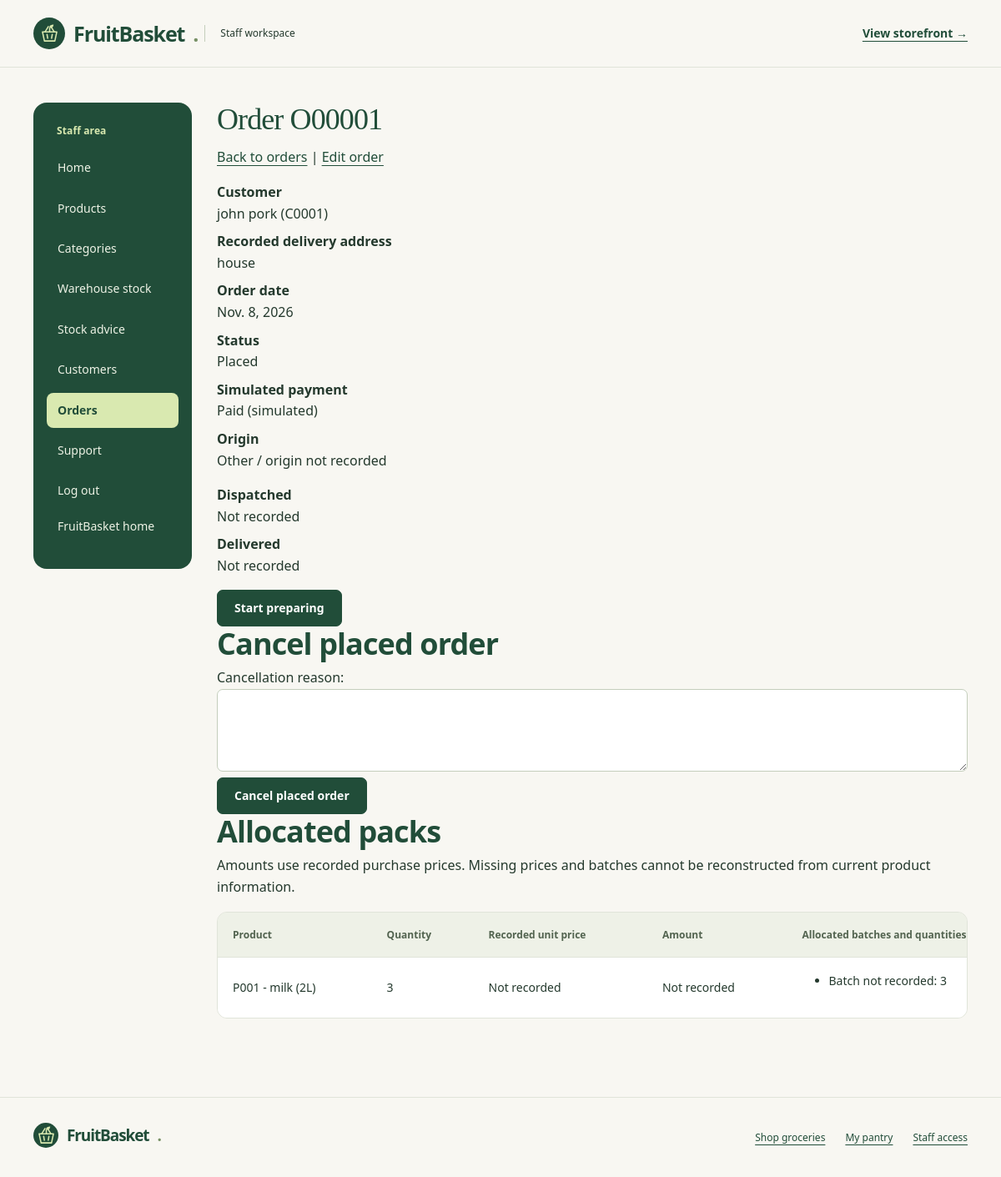
/adminpanel/orders/O00001/ (signed in), run on the app's committed database.
### adminpanel/models.py (models this page shows, shortened)
class Orders(models.Model):
    STATUS = [
        ('placed', 'Placed'),
        ('preparing', 'Preparing'),
        ('dispatched', 'Dispatched'),
        ('delivered', 'Delivered'),
        ('cancelled', 'Cancelled')
    ]
    PAYMENT = [
        ('paid', 'Paid (simulated)'),
        ('refunded', 'Refunded (simulated)')
    ]
    Oid = models.CharField(max_length=6, primary_key=True)
    Odate = models.DateField()
    Oaddress = models.CharField(max_length=255)
    Ostatus = models.CharField(max_length=10, choices=STATUS, default='placed')
    Odispatched = models.DateTimeField(null=True, blank=True, editable=False)
    Odelivered = models.DateTimeField(null=True, blank=True, editable=False)
    Opayment = models.CharField(max_length=10, choices=PAYMENT, default='paid', verbose_name='Simulated payment')
    Ocustomer = models.ForeignKey(Customer, on_delete=models.RESTRICT, related_name='customer_orders')

class Customer(models.Model):
    Cid = models.CharField(max_length=5, primary_key=True)
    Cname = models.CharField(max_length=255)
    Caddress = models.CharField(max_length=255)
    Chouseholdsize = models.IntegerField()
    Cmealsperweek = models.IntegerField()
    Cuser = models.OneToOneField(User, on_delete=models.CASCADE, related_name='customer')
    class Meta:
        constraints = [
            models.CheckConstraint(
                check=models.Q(Chouseholdsize__gte=1),
                name='Chouseholdsize_at_least_one'
            ),
            models.CheckConstraint(
                check=models.Q(Cmealsperweek__gte=0),
                name='Cmealsperweek_not_negative'
            )
        ]

class Product(models.Model):
    Pid = models.CharField(max_length=5, primary_key=True)
    Pname = models.CharField(max_length=200)
    Pcategory = models.ForeignKey(Category, on_delete=models.PROTECT, db_column="Pcategory", related_name="products", verbose_name="Category")
    Psize = models.CharField(max_length=30)
    Pprice = models.FloatField()
    Plowstock = models.IntegerField(validators=[MinValueValidator(0)])
    Ptargetstock = models.PositiveIntegerField(null=True, blank=True, verbose_name='Target stock level')
    Pbulkquantity = models.PositiveIntegerField(null=True, blank=True, validators=[MinValueValidator(2)], verbose_name='Bulk quantity threshold')
    Pbulkprice = models.FloatField(null=True, blank=True, verbose_name='Bulk unit price')
    Pactive = models.BooleanField(default=True)
    Pimage = models.ImageField(upload_to='products/', blank=True, null=True)
    Pexpirydays = models.PositiveIntegerField(default=0)
    class Meta:
        constraints = [
            models.CheckConstraint(
                check=models.Q(Pprice__gt=0),
                name='Pprice_greater_than_zero'
            ),
            models.CheckConstraint(
                check=models.Q(Plowstock__gte=0),
                name='Plowstock_not_negative'
            ),
            models.CheckConstraint(condition=models.Q(Ptargetstock__isnull=True) | models.Q(Ptargetstock__gte=models.F('Plowstock')), name='product_target_at_least_low'),
            models.CheckConstraint(condition=(models.Q(Pbulkquantity__isnull=True, Pbulkprice__isnull=True) | models.Q(Pbulkquantity__isnull=False, Pbulkprice__isnull=False, Pbulkquantity__gte=2, Pbulkprice__gt=0, Pbulkprice__lte=models.F('Pprice'))), name='product_bulk_settings_valid')
        ]

### adminpanel/views.py (the view, shortened to what this page needs)
# urls.py: path('orders/<str:pk>/', views.order_inspection_detail, name='staff_order_detail'),
@require_GET
def order_inspection_detail(request, pk):
    if not _staff_order_access(request):
        return redirect('adminpanel_login')
    from decimal import Decimal
    order = get_object_or_404(Orders.objects.select_related('Ocustomer', 'group_purchase', 'subscription_cycle__SCsubscription__Sproduct'), pk=pk)
    rows = order.order_items.values('Iproduct_id', 'Iproduct__Pname', 'Iproduct__Psize', 'Ipurchasedprice',
        'Ibatch_id', 'Ibatch__Breference').annotate(quantity=Count('id')).order_by('Iproduct_id', 'Ipurchasedprice', 'Ibatch_id')
    grouped = {}
    for row in rows:
        key = (row['Iproduct_id'], row['Ipurchasedprice'])
        if key not in grouped:
            grouped[key] = {'product_id': row['Iproduct_id'], 'name': row['Iproduct__Pname'], 'size': row['Iproduct__Psize'],
                'price': row['Ipurchasedprice'], 'quantity': 0, 'batches': []}
        line = grouped[key]
        line['quantity'] += row['quantity']
        line['batches'].append({'reference': row['Ibatch__Breference'], 'quantity': row['quantity']})
    for line in grouped.values():
        line['amount'] = Decimal(str(line['price'])) * line['quantity'] if line['price'] is not None else None
    group = getattr(order, 'group_purchase', None)
    cycle = getattr(order, 'subscription_cycle', None)
    members = []
    return render(request, 'adminpanel/order_inspection_detail.html', {'order': order, 'origin': _order_origin(order),
        'lines': list(grouped.values()), 'group': group, 'members': members, 'cycle': cycle, 'cancel_form': OrderCancellationForm()})

### adminpanel/forms.py
class OrderCancellationForm(forms.Form):
    reason = forms.CharField(max_length=1000, label='Cancellation reason', widget=forms.Textarea(attrs={'rows': 3}))

### adminpanel/views.py (called while the page is built)
def _staff_order_access(request):
    return request.user.is_authenticated and request.user.is_active and request.user.is_staff

def _order_origin(order):
    group = getattr(order, 'group_purchase', None)
    cycle = getattr(order, 'subscription_cycle', None)
    if group and cycle:
        return 'Multiple origins'
    if group:
        return 'Group'
    if cycle:
        return 'Subscription'
    return 'Other / origin not recorded'

### adminpanel/templates/adminpanel/order_inspection_detail.html (shortened to what this page needs)
{% extends 'adminpanel/adminpanel_base.html' %}
{% block content %}<section class="fb-staff-section">
<h1 class="fb-staff-page-title">Order {{ order.Oid }}</h1>
<p><a href="{% url 'staff_order_list' %}">Back to orders</a> | <a href="{% url 'order_new' order.Oid %}">Edit order</a></p>
<dl><dt>Customer</dt><dd>{{ order.Ocustomer.Cname }} ({{ order.Ocustomer_id }})</dd><dt>Recorded delivery address</dt><dd>{{ order.Oaddress|linebreaksbr }}</dd><dt>Order date</dt><dd>{{ order.Odate }}</dd><dt>Status</dt><dd>{{ order.get_Ostatus_display }}</dd><dt>Simulated payment</dt><dd>{{ order.get_Opayment_display }}</dd><dt>Origin</dt><dd>{{ origin }}</dd></dl>
<dl><dt>Dispatched</dt><dd>{{ order.Odispatched|default:'Not recorded' }}</dd><dt>Delivered</dt><dd>{{ order.Odelivered|default:'Not recorded' }}</dd></dl>
{% if order.Ostatus == 'placed' or order.Ostatus == 'preparing' or order.Ostatus == 'dispatched' %}
<form method="post" action="{% url 'staff_order_fulfil' order.pk %}">{% csrf_token %}
{% if order.Ostatus == 'placed' %}<button type="submit" name="action" value="prepare">Start preparing</button>{% elif order.Ostatus == 'preparing' %}<button type="submit" name="action" value="dispatch">Record dispatch</button>{% else %}<button type="submit" name="action" value="deliver">Confirm delivery</button>{% endif %}
</form>{% endif %}
{% if order.Ostatus == 'placed' %}<section><h2>Cancel placed order</h2><form method="post" action="{% url 'staff_order_cancel' order.pk %}" class="fb-staff-editor">{% csrf_token %}{{ cancel_form.reason.label_tag }}{{ cancel_form.reason }}<button type="submit">Cancel placed order</button></form></section>{% endif %}
<h2>Allocated packs</h2><p>Amounts use recorded purchase prices. Missing prices and batches cannot be reconstructed from current product information.</p>
{% if lines %}<div class="fb-table-wrap fb-records-table" role="region" aria-label="Allocated packs" tabindex="0"><p class="fb-table-hint">Scroll to see all columns.</p><table><thead><tr><th scope="col">Product</th><th scope="col">Quantity</th><th scope="col">Recorded unit price</th><th scope="col">Amount</th><th scope="col">Allocated batches and quantities</th></tr></thead><tbody>
{% for line in lines %}<tr><td>{{ line.product_id }} - {{ line.name }} ({{ line.size }})</td><td>{{ line.quantity }}</td><td>{% if line.price is not None %}${{ line.price|floatformat:2 }}{% else %}Not recorded{% endif %}</td><td>{% if line.amount is not None %}${{ line.amount|floatformat:2 }}{% else %}Not recorded{% endif %}</td><td><ul>{% for batch in line.batches %}<li>{% if batch.reference %}{{ batch.reference }}{% else %}Batch not recorded{% endif %}: {{ batch.quantity }}</li>{% endfor %}</ul></td></tr>{% endfor %}</tbody></table></div>
{% else %}<p>{% if order.cancellation %}Live allocations were released. See the retained allocation history above.{% else %}No allocated item details are available. Cancelled orders may have had their item links and prices cleared; other orders may not have recorded items.{% endif %}</p>{% endif %}
</section>{% endblock %}

### adminpanel/templates/adminpanel/adminpanel_base.html (shortened to what this page needs)
{% load static %}
<!doctype html>
<html lang="en">
    <head>
        <link rel="stylesheet" href="{% static 'css/bootstrap.min.css' %}">
        <link rel="stylesheet" href="{% static 'css/fruitbasket.css' %}">
    </head>
    <body class="fb-app fb-staff">
        <header class="fb-header">
            <div class="fb-shell fb-header-inner">
                {% include 'adminpanel/adminpanel_header.html' %}
                <a class="fb-text-link" href="/store/">View storefront &rarr;</a>
            </div>
        </header>
        <div class="fb-shell fb-layout">
            <nav class="fb-sidebar" aria-label="Staff navigation">
                {% include 'adminpanel/adminpanel_navigation.html' %}
            </nav>
            <main class="fb-content" id="main-content">
                {% block content %}
                {% endblock %}
            </main>
        </div>
        {% include 'footer.html' %}
    </body>
</html>

### adminpanel/templates/adminpanel/adminpanel_header.html
<div class="fb-inline-actions">
    {% include 'brand.html' %}
    <span class="fb-title-detail">Staff workspace</span>
</div>

### fruitbasketproj/templates/brand.html
<a class="fb-brand" href="/" aria-label="FruitBasket home">
    <span class="fb-brand-mark" aria-hidden="true">
        <svg viewBox="0 0 32 32" fill="none">
            <path d="M5 13h22l-3 14H8L5 13Z" stroke="currentColor" stroke-width="2" stroke-linejoin="round"/>
            <path d="m9 13 5-8m9 8-5-8M12 17l1 6m7-6-1 6M16 13V7" stroke="currentColor" stroke-width="2" stroke-linecap="round"/>
            <path d="M16 7c-2-5 6-5 6-5s0 6-6 5Z" fill="currentColor"/>
        </svg>
    </span>FruitBasket<span style="color:#779065">.</span>
</a>

### adminpanel/templates/adminpanel/adminpanel_navigation.html
<p class="fb-nav-label">Staff area</p>
<ul class="fb-nav-list">
    <li><a class="{% if request.path == '/adminpanel/' %}is-active{% endif %}" href="/adminpanel/">Home</a></li>
    <li><a class="{% if '/adminpanel/product_new' in request.path %}is-active{% endif %}" href="/adminpanel/product_new">Products</a></li>
    <li><a class="{% if request.path == '/adminpanel/category_new' %}is-active{% endif %}" href="{% url 'category_new' %}">Categories</a></li>
    <li><a class="{% if '/adminpanel/item_new' in request.path %}is-active{% endif %}" href="/adminpanel/item_new">Warehouse stock</a></li>
    <li><a class="{% if request.path == '/adminpanel/stock_advice' %}is-active{% endif %}" href="{% url 'stock_advice' %}">Stock advice</a></li>
    <li><a class="{% if '/adminpanel/customer_new' in request.path %}is-active{% endif %}" href="/adminpanel/customer_new">Customers</a></li>
    <li><a class="{% if '/adminpanel/order_new' in request.path or '/adminpanel/orders/' in request.path %}is-active{% endif %}" href="{% url 'staff_order_list' %}">Orders</a></li>
    <li><a class="{% if '/adminpanel/support' in request.path %}is-active{% endif %}" href="/adminpanel/support">Support</a></li>
    <li><form action="/adminpanel/logout" method="post">{% csrf_token %}<button class="fb-nav-logout" type="submit">Log out</button></form></li>
    <li><a href="/">FruitBasket home</a></li>
</ul>

### fruitbasketproj/templates/footer.html
<footer class="fb-footer">
    <div class="fb-shell fb-footer-inner">
        <div>
            {% include 'brand.html' %}
        </div>
        <div class="fb-footer-links">
            <a href="/store/">Shop groceries</a>
            <a href="/store/pantry">My pantry</a>
            <a href="/adminpanel/">Staff access</a>
        </div>
    </div>
</footer>

### data on the page
Orders: Oid "O00001", Ocustomer.Cname "john pork", Ocustomer_id "C0001", Oaddress "house", Odate "Nov. 8, 2026", Ostatus "Placed", Opayment "Paid (simulated)", Odispatched "Not recorded", Odelivered "Not recorded"
Product: product_id "P001", name "milk", size "2L", quantity "3", quantity "3"

### other printed values
{{ origin }} "Other / origin not recorded"
{{ cancel_form.reason.label_tag }} "Cancellation reason:"
